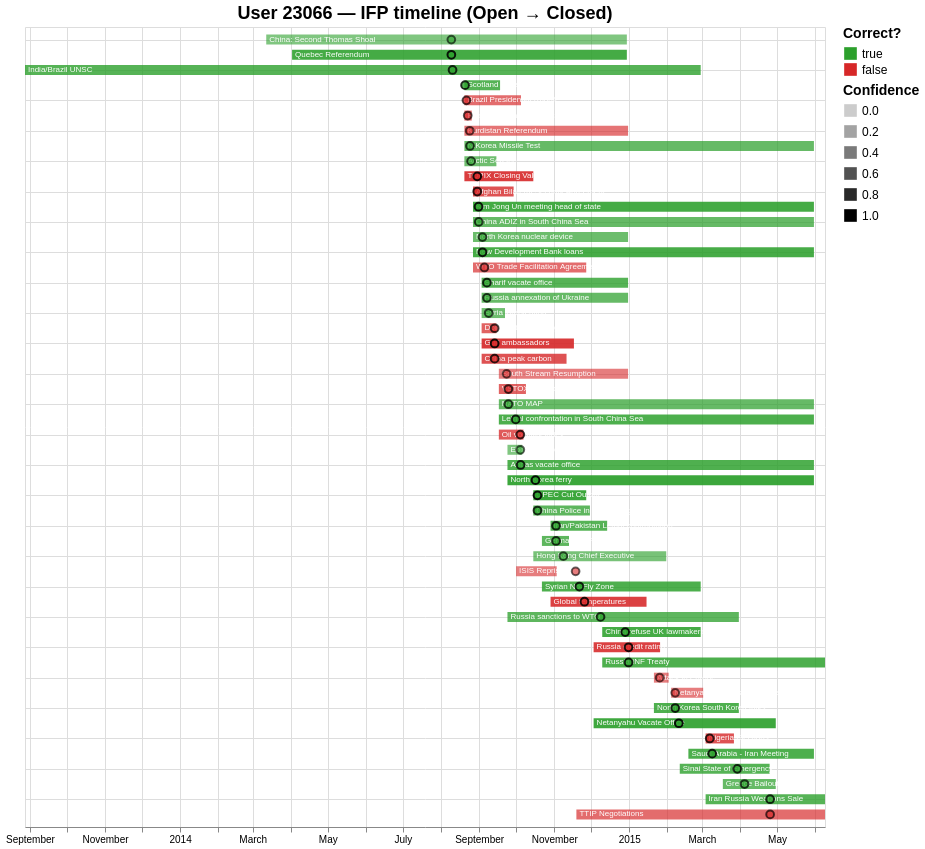

The specification (Vega-Lite) saved for this image:
### Vega-Lite specification from a JSON file in a GitHub repository (floating-point values rounded to 4 significant figures)
{"config": {"view": {"continuousWidth": 300, "continuousHeight": 300}, "legend": {"labelFontSize": 12, "symbolSize": 160, "titleFontSize": 14}, "title": {"fontSize": 18}}, "layer": [{"mark": {"type": "bar", "height": 10}, "encoding": {"color": {"field": "is_correct", "legend": {"title": "Correct?"}, "scale": {"domain": [true, false], "range": ["#2ca02c", "#d62728"]}, "type": "nominal"}, "opacity": {"field": "confidence", "legend": {"title": "Confidence"}, "scale": {"domain": [0, 1], "range": [0.2, 1.0]}, "type": "quantitative"}, "tooltip": [{"field": "ifp_id", "title": "IFP", "type": "nominal"}, {"field": "short_title", "title": "Title", "type": "nominal"}, {"field": "date_start", "title": "Opened", "type": "temporal"}, {"field": "date_closed", "title": "Closed", "type": "temporal"}, {"field": "outcome", "title": "Outcome", "type": "nominal"}, {"field": "is_correct", "title": "Correct?", "type": "nominal"}, {"field": "confidence", "format": ".3f", "title": "Confidence", "type": "quantitative"}], "x": {"field": "date_start", "title": "Date", "type": "temporal"}, "x2": {"field": "date_closed"}, "y": {"axis": {"domain": false, "labels": false, "ticks": false}, "field": "y_idx", "scale": {"domain": [-0.5, 51.5], "nice": false, "reverse": true}, "title": null, "type": "quantitative"}}, "name": "view_79842b4f5ecf02b8_0"}, {"mark": {"type": "text", "align": "left", "color": "white", "dx": 3, "fontSize": 8}, "encoding": {"text": {"field": "short_title", "type": "nominal"}, "x": {"field": "date_start", "type": "temporal"}, "y": {"axis": {"domain": false, "labels": false, "ticks": false}, "field": "y_idx", "scale": {"domain": [-0.5, 51.5], "nice": false, "reverse": true}, "title": null, "type": "quantitative"}}}, {"mark": {"type": "point", "filled": true, "size": 60, "stroke": "black"}, "encoding": {"color": {"field": "is_correct", "legend": null, "scale": {"domain": [true, false], "range": ["#2ca02c", "#d62728"]}, "type": "nominal"}, "opacity": {"field": "confidence", "legend": null, "scale": {"domain": [0, 1], "range": [0.2, 1.0]}, "type": "quantitative"}, "tooltip": [{"field": "ifp_id", "title": "IFP", "type": "nominal"}, {"field": "short_title", "title": "Title", "type": "nominal"}, {"field": "baseline_time", "title": "Baseline forecast time", "type": "temporal"}, {"field": "baseline_top_option", "title": "Top option", "type": "nominal"}, {"field": "baseline_top_prob", "format": ".3f", "title": "Top prob", "type": "quantitative"}, {"field": "baseline_forecast", "title": "Baseline forecast", "type": "nominal"}, {"field": "date_start", "title": "Opened", "type": "temporal"}, {"field": "date_closed", "title": "Closed", "type": "temporal"}, {"field": "outcome", "title": "Outcome", "type": "nominal"}, {"field": "is_correct", "title": "Correct?", "type": "nominal"}], "x": {"field": "baseline_time", "title": null, "type": "temporal"}, "y": {"axis": {"domain": false, "labels": false, "ticks": false}, "field": "y_idx", "scale": {"domain": [-0.5, 51.5], "nice": false, "reverse": true}, "title": null, "type": "quantitative"}}}], "data": {"name": "data-3a00eaab385c06561a36079c00a9c410"}, "height": 800, "params": [{"name": "param_db82be42624d4632", "select": {"type": "interval", "encodings": ["x"]}, "bind": "scales", "views": ["view_79842b4f5ecf02b8_0"]}, {"name": "param_e9b61157fc812227", "select": {"type": "interval", "encodings": ["y"]}, "bind": "scales", "views": ["view_79842b4f5ecf02b8_0"]}], "title": "User 23066 — IFP timeline (Open → Closed)", "width": 800, "$schema": "https://vega.github.io/schema/vega-lite/v6.1.0.json", "datasets": {"data-3a00eaab385c06561a36079c00a9c410": [{"y_idx": 0, "ifp_id": "1394-0", "short_title": "China: Second Thomas Shoal", "date_start": "2014-03-12T00:00:00", "date_closed": "2014-12-30T00:00:00", "outcome": "b", "baseline_time": "2014-08-09T09:27:46", "baseline_forecast": "a: 0.5, b: 0.5", "baseline_top_option": "b", "baseline_top_prob": 0.5, "is_correct": true, "confidence": 0.5}, {"y_idx": 1, "ifp_id": "1399-2", "short_title": "Quebec Referendum", "date_start": "2014-04-02T00:00:00", "date_closed": "2014-12-30T00:00:00", "outcome": "b", "baseline_time": "2014-08-09T09:59:21", "baseline_forecast": "a: 0.15, b: 0.85", "baseline_top_option": "b", "baseline_top_prob": 0.85, "is_correct": true, "confidence": 0.85}, {"y_idx": 2, "ifp_id": "1244-0", "short_title": "India/Brazil UNSC", "date_start": "2013-08-28T00:00:00", "date_closed": "2015-02-28T00:00:00", "outcome": "b", "baseline_time": "2014-08-10T09:06:19", "baseline_forecast": "a: 0.25, b: 0.75", "baseline_top_option": "b", "baseline_top_prob": 0.75, "is_correct": true, "confidence": 0.75}, {"y_idx": 3, "ifp_id": "1410-0", "short_title": "Scotland Referendum", "date_start": "2014-08-20T00:00:00", "date_closed": "2014-09-18T00:00:00", "outcome": "b", "baseline_time": "2014-08-20T13:12:26", "baseline_forecast": "a: 0.25, b: 0.75", "baseline_top_option": "b", "baseline_top_prob": 0.75, "is_correct": true, "confidence": 0.75}, {"y_idx": 4, "ifp_id": "1409-0", "short_title": "Brazil Presidential Runoff", "date_start": "2014-08-20T00:00:00", "date_closed": "2014-10-05T00:00:00", "outcome": "a", "baseline_time": "2014-08-21T16:06:41", "baseline_forecast": "a: 0.4, b: 0.6", "baseline_top_option": "b", "baseline_top_prob": 0.6, "is_correct": false, "confidence": 0.6}, {"y_idx": 5, "ifp_id": "1415-0", "short_title": "Russia/Ukraine Confrontation", "date_start": "2014-08-20T00:00:00", "date_closed": "2014-08-26T00:00:00", "outcome": "a", "baseline_time": "2014-08-22T17:07:47", "baseline_forecast": "a: 0.42, b: 0.58", "baseline_top_option": "b", "baseline_top_prob": 0.58, "is_correct": false, "confidence": 0.58}, {"y_idx": 6, "ifp_id": "1413-0", "short_title": "Kurdistan Referendum", "date_start": "2014-08-20T00:00:00", "date_closed": "2014-12-31T00:00:00", "outcome": "b", "baseline_time": "2014-08-24T08:15:55", "baseline_forecast": "a: 0.55, b: 0.45", "baseline_top_option": "a", "baseline_top_prob": 0.55, "is_correct": false, "confidence": 0.55}, {"y_idx": 7, "ifp_id": "1411-2", "short_title": "N.Korea Missile Test", "date_start": "2014-08-20T00:00:00", "date_closed": "2015-05-31T00:00:00", "outcome": "b", "baseline_time": "2014-08-24T13:13:51", "baseline_forecast": "a: 0.35, b: 0.65", "baseline_top_option": "b", "baseline_top_prob": 0.65, "is_correct": true, "confidence": 0.65}, {"y_idx": 8, "ifp_id": "1414-0", "short_title": "Arctic Sea Ice", "date_start": "2014-08-20T00:00:00", "date_closed": "2014-09-15T00:00:00", "outcome": "b", "baseline_time": "2014-08-25T11:08:37", "baseline_forecast": "a: 0.4, b: 0.6", "baseline_top_option": "b", "baseline_top_prob": 0.6, "is_correct": true, "confidence": 0.6}, {"y_idx": 9, "ifp_id": "1412-0", "short_title": "TOPIX Closing Value", "date_start": "2014-08-20T00:00:00", "date_closed": "2014-10-15T00:00:00", "outcome": "a", "baseline_time": "2014-08-30T10:41:47", "baseline_forecast": "a: 0.13, b: 0.87", "baseline_top_option": "b", "baseline_top_prob": 0.87, "is_correct": false, "confidence": 0.87}, {"y_idx": 10, "ifp_id": "1418-0", "short_title": "Afghan Bilateral Security Agreement", "date_start": "2014-08-27T00:00:00", "date_closed": "2014-09-29T00:00:00", "outcome": "a", "baseline_time": "2014-08-30T10:59:26", "baseline_forecast": "a: 0.25, b: 0.75", "baseline_top_option": "b", "baseline_top_prob": 0.75, "is_correct": false, "confidence": 0.75}, {"y_idx": 11, "ifp_id": "1417-0", "short_title": "Kim Jong Un meeting head of state ", "date_start": "2014-08-27T00:00:00", "date_closed": "2015-05-31T00:00:00", "outcome": "b", "baseline_time": "2014-08-31T11:51:43", "baseline_forecast": "a: 0.15, b: 0.85", "baseline_top_option": "b", "baseline_top_prob": 0.85, "is_correct": true, "confidence": 0.85}, {"y_idx": 12, "ifp_id": "1420-0", "short_title": "China ADIZ in South China Sea", "date_start": "2014-08-27T00:00:00", "date_closed": "2015-05-31T00:00:00", "outcome": "b", "baseline_time": "2014-08-31T16:10:20", "baseline_forecast": "a: 0.35, b: 0.65", "baseline_top_option": "b", "baseline_top_prob": 0.65, "is_correct": true, "confidence": 0.65}, {"y_idx": 13, "ifp_id": "1416-0", "short_title": "North Korea nuclear device", "date_start": "2014-08-27T00:00:00", "date_closed": "2014-12-31T00:00:00", "outcome": "b", "baseline_time": "2014-09-03T16:58:44", "baseline_forecast": "a: 0.38, b: 0.62", "baseline_top_option": "b", "baseline_top_prob": 0.62, "is_correct": true, "confidence": 0.62}, {"y_idx": 14, "ifp_id": "1421-0", "short_title": "New Development Bank loans", "date_start": "2014-08-27T00:00:00", "date_closed": "2015-05-31T00:00:00", "outcome": "b", "baseline_time": "2014-09-03T17:21:32", "baseline_forecast": "a: 0.16, b: 0.84", "baseline_top_option": "b", "baseline_top_prob": 0.84, "is_correct": true, "confidence": 0.84}, {"y_idx": 15, "ifp_id": "1419-2", "short_title": "WTO Trade Facilitation Agreement", "date_start": "2014-08-27T00:00:00", "date_closed": "2014-11-27T00:00:00", "outcome": "a", "baseline_time": "2014-09-05T06:32:46", "baseline_forecast": "a: 0.4, b: 0.6", "baseline_top_option": "b", "baseline_top_prob": 0.6, "is_correct": false, "confidence": 0.6}, {"y_idx": 16, "ifp_id": "1428-0", "short_title": "Sharif vacate office", "date_start": "2014-09-03T00:00:00", "date_closed": "2014-12-31T00:00:00", "outcome": "b", "baseline_time": "2014-09-07T07:26:58", "baseline_forecast": "a: 0.25, b: 0.75", "baseline_top_option": "b", "baseline_top_prob": 0.75, "is_correct": true, "confidence": 0.75}, {"y_idx": 17, "ifp_id": "1427-0", "short_title": "Russia annexation of Ukraine", "date_start": "2014-09-03T00:00:00", "date_closed": "2014-12-31T00:00:00", "outcome": "b", "baseline_time": "2014-09-07T07:52:32", "baseline_forecast": "a: 0.35, b: 0.65", "baseline_top_option": "b", "baseline_top_prob": 0.65, "is_correct": true, "confidence": 0.65}, {"y_idx": 18, "ifp_id": "1429-0", "short_title": "Syria intervention ", "date_start": "2014-09-03T00:00:00", "date_closed": "2014-09-22T00:00:00", "outcome": "a", "baseline_time": "2014-09-08T18:23:42", "baseline_forecast": "a: 0.6, b: 0.4", "baseline_top_option": "a", "baseline_top_prob": 0.6, "is_correct": true, "confidence": 0.6}, {"y_idx": 19, "ifp_id": "1424-0", "short_title": "Dollar-ruble exchange rate", "date_start": "2014-09-03T00:00:00", "date_closed": "2014-09-15T00:00:00", "outcome": "a", "baseline_time": "2014-09-13T14:06:58", "baseline_forecast": "a: 0.35, b: 0.65", "baseline_top_option": "b", "baseline_top_prob": 0.65, "is_correct": false, "confidence": 0.65}, {"y_idx": 20, "ifp_id": "1425-0", "short_title": "Gulf ambassadors", "date_start": "2014-09-03T00:00:00", "date_closed": "2014-11-17T00:00:00", "outcome": "a", "baseline_time": "2014-09-13T14:13:00", "baseline_forecast": "a: 0.12, b: 0.88", "baseline_top_option": "b", "baseline_top_prob": 0.88, "is_correct": false, "confidence": 0.88}, {"y_idx": 21, "ifp_id": "1423-0", "short_title": "China peak carbon", "date_start": "2014-09-03T00:00:00", "date_closed": "2014-11-11T00:00:00", "outcome": "a", "baseline_time": "2014-09-13T14:20:40", "baseline_forecast": "a: 0.25, b: 0.75", "baseline_top_option": "b", "baseline_top_prob": 0.75, "is_correct": false, "confidence": 0.75}, {"y_idx": 22, "ifp_id": "1434-0", "short_title": "South Stream Resumption", "date_start": "2014-09-17T00:00:00", "date_closed": "2014-12-31T00:00:00", "outcome": "b", "baseline_time": "2014-09-23T07:16:06", "baseline_forecast": "a: 0.5, b: 0.5", "baseline_top_option": "a", "baseline_top_prob": 0.5, "is_correct": false, "confidence": 0.5}, {"y_idx": 23, "ifp_id": "1432-0", "short_title": "VSTOXX index", "date_start": "2014-09-17T00:00:00", "date_closed": "2014-10-09T00:00:00", "outcome": "a", "baseline_time": "2014-09-24T17:52:41", "baseline_forecast": "a: 0.35, b: 0.65", "baseline_top_option": "b", "baseline_top_prob": 0.65, "is_correct": false, "confidence": 0.65}, {"y_idx": 24, "ifp_id": "1435-0", "short_title": "NATO MAP", "date_start": "2014-09-17T00:00:00", "date_closed": "2015-05-31T00:00:00", "outcome": "b", "baseline_time": "2014-09-24T18:19:06", "baseline_forecast": "a: 0.35, b: 0.65", "baseline_top_option": "b", "baseline_top_prob": 0.65, "is_correct": true, "confidence": 0.65}, {"y_idx": 25, "ifp_id": "1430-0", "short_title": "Lethal confrontation in South China Sea", "date_start": "2014-09-17T00:00:00", "date_closed": "2015-05-31T00:00:00", "outcome": "b", "baseline_time": "2014-09-30T17:31:56", "baseline_forecast": "a: 0.2, b: 0.8", "baseline_top_option": "b", "baseline_top_prob": 0.8, "is_correct": true, "confidence": 0.8}, {"y_idx": 26, "ifp_id": "1433-0", "short_title": "Oil volatility index", "date_start": "2014-09-17T00:00:00", "date_closed": "2014-10-07T00:00:00", "outcome": "a", "baseline_time": "2014-10-04T10:33:39", "baseline_forecast": "a: 0.3, b: 0.7", "baseline_top_option": "b", "baseline_top_prob": 0.7, "is_correct": false, "confidence": 0.7}, {"y_idx": 27, "ifp_id": "1442-0", "short_title": "Ebola in Europe", "date_start": "2014-09-24T00:00:00", "date_closed": "2014-10-06T00:00:00", "outcome": "a", "baseline_time": "2014-10-04T10:36:01", "baseline_forecast": "a: 0.5, b: 0.5", "baseline_top_option": "a", "baseline_top_prob": 0.5, "is_correct": true, "confidence": 0.5}, {"y_idx": 28, "ifp_id": "1440-0", "short_title": "Abbas vacate office", "date_start": "2014-09-24T00:00:00", "date_closed": "2015-05-31T00:00:00", "outcome": "b", "baseline_time": "2014-10-04T16:05:31", "baseline_forecast": "a: 0.21, b: 0.79", "baseline_top_option": "b", "baseline_top_prob": 0.79, "is_correct": true, "confidence": 0.79}, {"y_idx": 29, "ifp_id": "1437-0", "short_title": "North Korea ferry", "date_start": "2014-09-24T00:00:00", "date_closed": "2015-05-31T00:00:00", "outcome": "b", "baseline_time": "2014-10-16T18:47:45", "baseline_forecast": "a: 0.1, b: 0.9", "baseline_top_option": "b", "baseline_top_prob": 0.9, "is_correct": true, "confidence": 0.9}, {"y_idx": 30, "ifp_id": "1450-0", "short_title": "OPEC Cut Output", "date_start": "2014-10-15T00:00:00", "date_closed": "2014-11-27T00:00:00", "outcome": "b", "baseline_time": "2014-10-18T09:06:39", "baseline_forecast": "a: 0.1, b: 0.9", "baseline_top_option": "b", "baseline_top_prob": 0.9, "is_correct": true, "confidence": 0.9}, {"y_idx": 31, "ifp_id": "1449-0", "short_title": "China Police in Hong Kong", "date_start": "2014-10-15T00:00:00", "date_closed": "2014-11-30T00:00:00", "outcome": "b", "baseline_time": "2014-10-18T09:14:59", "baseline_forecast": "a: 0.3, b: 0.7", "baseline_top_option": "b", "baseline_top_prob": 0.7, "is_correct": true, "confidence": 0.7}, {"y_idx": 32, "ifp_id": "1461-0", "short_title": "Iran/Pakistan Lethal confrontation  ", "date_start": "2014-10-29T00:00:00", "date_closed": "2014-12-14T00:00:00", "outcome": "b", "baseline_time": "2014-11-02T11:14:09", "baseline_forecast": "a: 0.25, b: 0.75", "baseline_top_option": "b", "baseline_top_prob": 0.75, "is_correct": true, "confidence": 0.75}, {"y_idx": 33, "ifp_id": "1454-0", "short_title": "German GDP", "date_start": "2014-10-22T00:00:00", "date_closed": "2014-11-13T00:00:00", "outcome": "b", "baseline_time": "2014-11-02T11:17:42", "baseline_forecast": "a: 0.3, b: 0.7", "baseline_top_option": "b", "baseline_top_prob": 0.7, "is_correct": true, "confidence": 0.7}, {"y_idx": 34, "ifp_id": "1448-1", "short_title": "Hong Kong Chief Executive", "date_start": "2014-10-15T00:00:00", "date_closed": "2015-01-31T00:00:00", "outcome": "b", "baseline_time": "2014-11-08T09:24:30", "baseline_forecast": "a: 0.45, b: 0.55", "baseline_top_option": "b", "baseline_top_prob": 0.55, "is_correct": true, "confidence": 0.55}, {"y_idx": 35, "ifp_id": "1443-0", "short_title": "ISIS Reprisal", "date_start": "2014-10-01T00:00:00", "date_closed": "2014-11-03T00:00:00", "outcome": "a", "baseline_time": "2014-11-18T08:47:40", "baseline_forecast": "a: 0.5, b: 0.5", "baseline_top_option": "b", "baseline_top_prob": 0.5, "is_correct": false, "confidence": 0.5}, {"y_idx": 36, "ifp_id": "1457-0", "short_title": "Syrian No-Fly Zone", "date_start": "2014-10-22T00:00:00", "date_closed": "2015-02-28T00:00:00", "outcome": "b", "baseline_time": "2014-11-21T10:53:02", "baseline_forecast": "a: 0.2, b: 0.8", "baseline_top_option": "b", "baseline_top_prob": 0.8, "is_correct": true, "confidence": 0.8}, {"y_idx": 37, "ifp_id": "1460-0", "short_title": "Global temperatures", "date_start": "2014-10-29T00:00:00", "date_closed": "2015-01-15T00:00:00", "outcome": "a", "baseline_time": "2014-11-25T13:34:03", "baseline_forecast": "a: 0.15, b: 0.85", "baseline_top_option": "b", "baseline_top_prob": 0.85, "is_correct": false, "confidence": 0.85}, {"y_idx": 38, "ifp_id": "1438-0", "short_title": "Russia sanctions to WTO", "date_start": "2014-09-24T00:00:00", "date_closed": "2015-03-31T00:00:00", "outcome": "b", "baseline_time": "2014-12-08T14:36:15", "baseline_forecast": "a: 0.3, b: 0.7", "baseline_top_option": "b", "baseline_top_prob": 0.7, "is_correct": true, "confidence": 0.7}, {"y_idx": 39, "ifp_id": "1478-0", "short_title": "China refuse UK lawmakers", "date_start": "2014-12-10T00:00:00", "date_closed": "2015-02-28T00:00:00", "outcome": "b", "baseline_time": "2014-12-28T16:30:11", "baseline_forecast": "a: 0.15, b: 0.85", "baseline_top_option": "b", "baseline_top_prob": 0.85, "is_correct": true, "confidence": 0.85}, {"y_idx": 40, "ifp_id": "1476-0", "short_title": "Russia credit rating", "date_start": "2014-12-03T00:00:00", "date_closed": "2015-01-26T00:00:00", "outcome": "a", "baseline_time": "2014-12-31T09:28:44", "baseline_forecast": "a: 0.15, b: 0.85", "baseline_top_option": "b", "baseline_top_prob": 0.85, "is_correct": false, "confidence": 0.85}, {"y_idx": 41, "ifp_id": "1480-0", "short_title": "Russia INF Treaty", "date_start": "2014-12-10T00:00:00", "date_closed": "2015-06-09T00:00:00", "outcome": "b", "baseline_time": "2014-12-31T09:32:31", "baseline_forecast": "a: 0.2, b: 0.8", "baseline_top_option": "b", "baseline_top_prob": 0.8, "is_correct": true, "confidence": 0.8}, {"y_idx": 42, "ifp_id": "1494-0", "short_title": "Attack in Europe", "date_start": "2015-01-21T00:00:00", "date_closed": "2015-02-02T00:00:00", "outcome": "a", "baseline_time": "2015-01-25T17:04:15", "baseline_forecast": "a: 0.5, b: 0.5", "baseline_top_option": "b", "baseline_top_prob": 0.5, "is_correct": false, "confidence": 0.5}, {"y_idx": 43, "ifp_id": "1501-0", "short_title": "Netanyahu Speaks to Congress", "date_start": "2015-02-04T00:00:00", "date_closed": "2015-03-02T00:00:00", "outcome": "a", "baseline_time": "2015-02-07T07:42:16", "baseline_forecast": "a: 0.5, b: 0.5", "baseline_top_option": "b", "baseline_top_prob": 0.5, "is_correct": false, "confidence": 0.5}, {"y_idx": 44, "ifp_id": "1496-0", "short_title": "North Korea South Korea talks", "date_start": "2015-01-21T00:00:00", "date_closed": "2015-03-31T00:00:00", "outcome": "b", "baseline_time": "2015-02-07T07:45:13", "baseline_forecast": "a: 0.21, b: 0.79", "baseline_top_option": "b", "baseline_top_prob": 0.79, "is_correct": true, "confidence": 0.79}, {"y_idx": 45, "ifp_id": "1474-0", "short_title": "Netanyahu Vacate Office", "date_start": "2014-12-03T00:00:00", "date_closed": "2015-04-30T00:00:00", "outcome": "b", "baseline_time": "2015-02-10T06:03:49", "baseline_forecast": "a: 0.11, b: 0.89", "baseline_top_option": "b", "baseline_top_prob": 0.89, "is_correct": true, "confidence": 0.89}, {"y_idx": 46, "ifp_id": "1516-0", "short_title": "Nigeria Elections", "date_start": "2015-03-04T00:00:00", "date_closed": "2015-03-27T00:00:00", "outcome": "a", "baseline_time": "2015-03-07T08:42:29", "baseline_forecast": "a: 0.25, b: 0.75", "baseline_top_option": "b", "baseline_top_prob": 0.75, "is_correct": false, "confidence": 0.75}, {"y_idx": 47, "ifp_id": "1514-0", "short_title": "Saudi Arabia - Iran Meeting", "date_start": "2015-02-18T00:00:00", "date_closed": "2015-05-31T00:00:00", "outcome": "b", "baseline_time": "2015-03-09T08:15:22", "baseline_forecast": "a: 0.2, b: 0.8", "baseline_top_option": "b", "baseline_top_prob": 0.8, "is_correct": true, "confidence": 0.8}, {"y_idx": 48, "ifp_id": "1509-0", "short_title": "Sinai State of Emergency", "date_start": "2015-02-11T00:00:00", "date_closed": "2015-04-25T00:00:00", "outcome": "b", "baseline_time": "2015-03-29T18:05:50", "baseline_forecast": "a: 0.25, b: 0.75", "baseline_top_option": "b", "baseline_top_prob": 0.75, "is_correct": true, "confidence": 0.75}, {"y_idx": 49, "ifp_id": "1527-0", "short_title": "Greece Bailout", "date_start": "2015-03-18T00:00:00", "date_closed": "2015-04-30T00:00:00", "outcome": "b", "baseline_time": "2015-04-04T15:19:37", "baseline_forecast": "a: 0.35, b: 0.65", "baseline_top_option": "b", "baseline_top_prob": 0.65, "is_correct": true, "confidence": 0.65}, {"y_idx": 50, "ifp_id": "1519-0", "short_title": "Iran Russia Weapons Sale ", "date_start": "2015-03-04T00:00:00", "date_closed": "2015-06-09T00:00:00", "outcome": "b", "baseline_time": "2015-04-25T09:50:15", "baseline_forecast": "a: 0.25, b: 0.75", "baseline_top_option": "b", "baseline_top_prob": 0.75, "is_correct": true, "confidence": 0.75}, {"y_idx": 51, "ifp_id": "1472-2", "short_title": "TTIP Negotiations", "date_start": "2014-11-19T00:00:00", "date_closed": "2015-06-09T00:00:00", "outcome": "b", "baseline_time": "2015-04-25T09:53:48", "baseline_forecast": "a: 0.6, b: 0.4", "baseline_top_option": "a", "baseline_top_prob": 0.6, "is_correct": false, "confidence": 0.6}]}}
